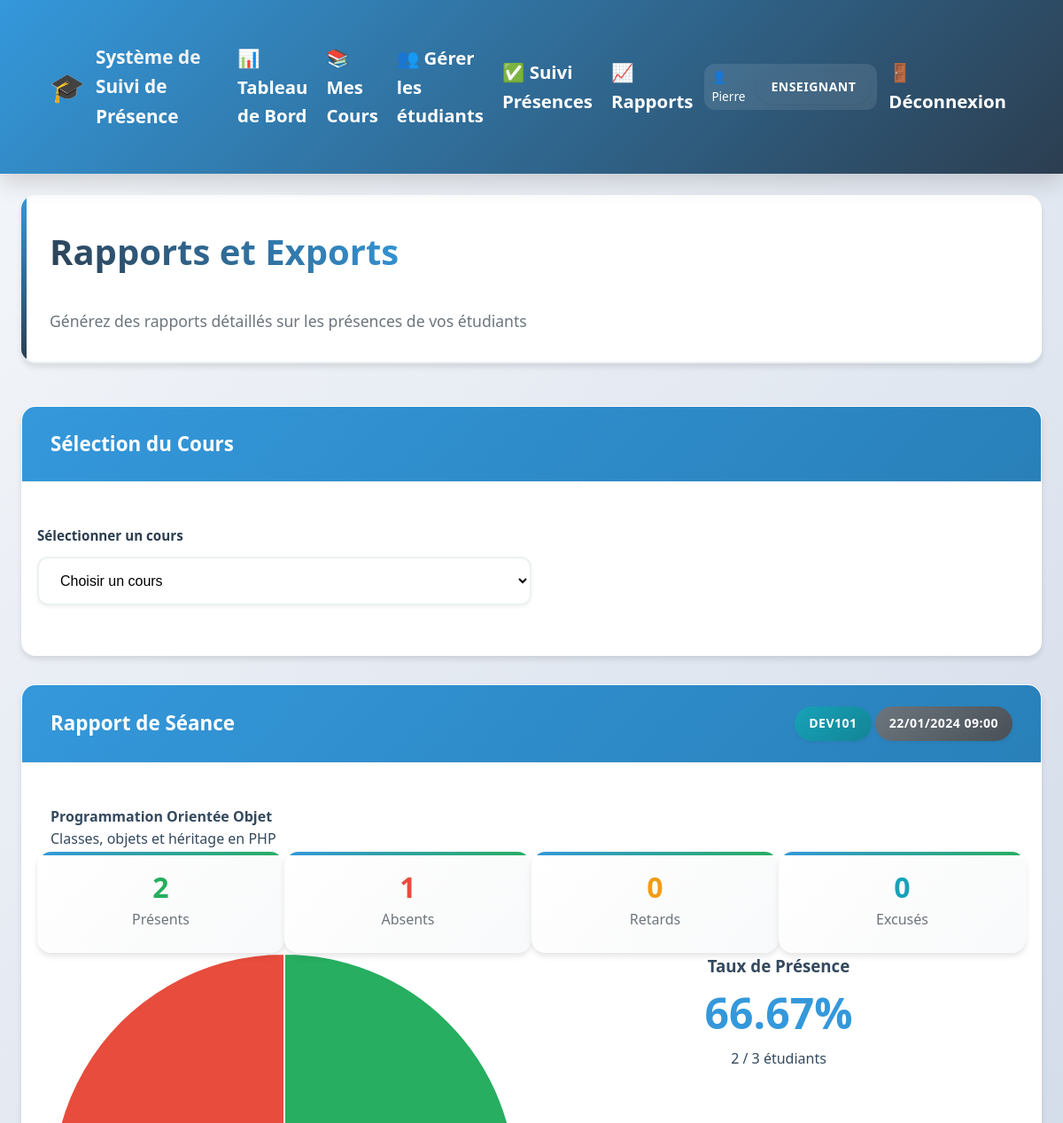
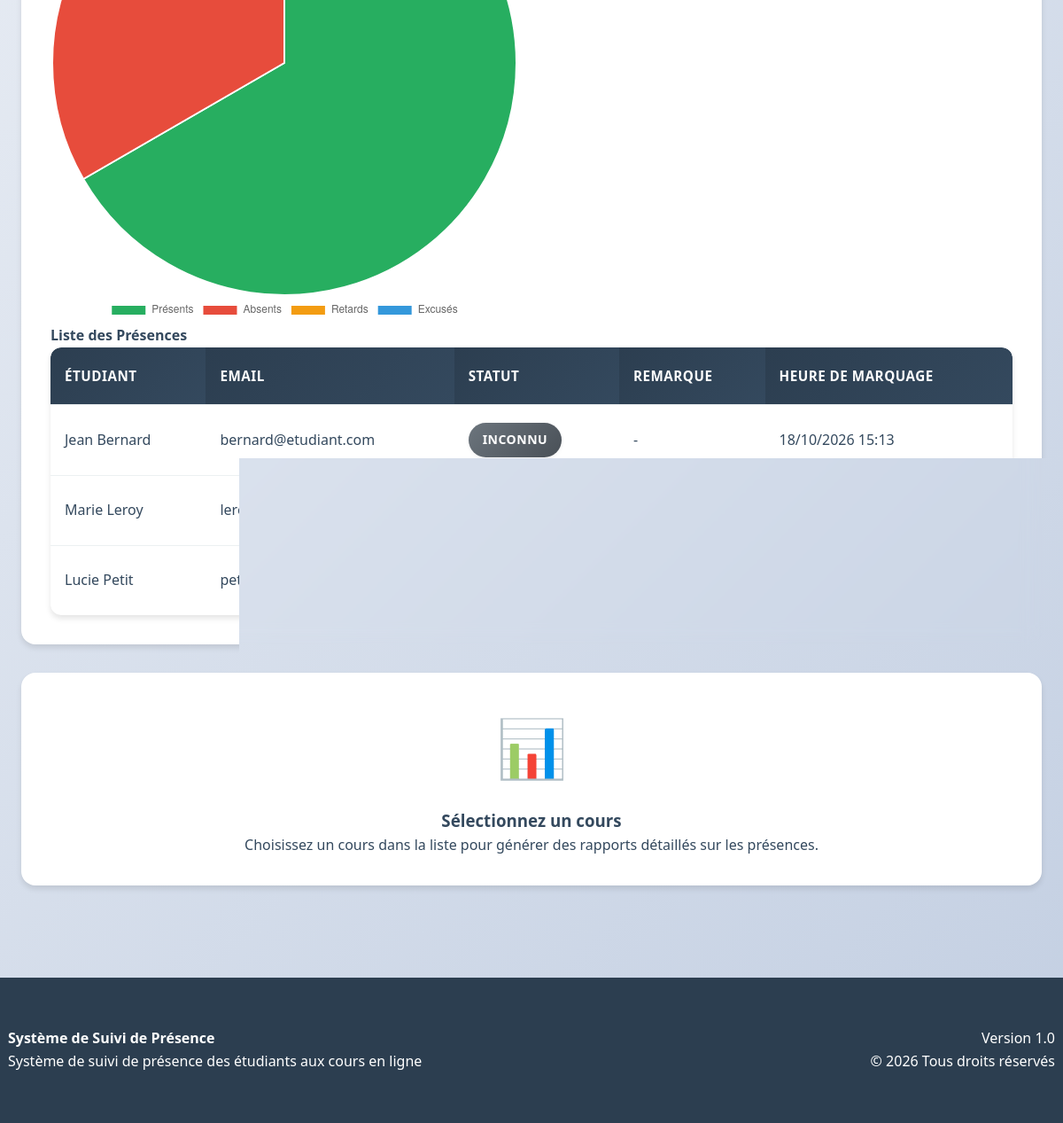
Screenshot of /enseignant/rapports.php?session_id=2 (signed in) with the database file from the repository (2 pictures, top to bottom).
### tables this page shows
CREATE TABLE sessions (
    id INT PRIMARY KEY AUTO_INCREMENT,
    course_id INT NOT NULL,
    titre VARCHAR(255) NOT NULL,
    description TEXT,
    date_session DATETIME NOT NULL,
    duree_minutes INT DEFAULT 60,
    created_at TIMESTAMP DEFAULT CURRENT_TIMESTAMP,
    updated_at TIMESTAMP DEFAULT CURRENT_TIMESTAMP ON UPDATE CURRENT_TIMESTAMP,
    FOREIGN KEY (course_id) REFERENCES courses(id) ON DELETE CASCADE
);

CREATE TABLE courses (
    id INT PRIMARY KEY AUTO_INCREMENT,
    code VARCHAR(20) UNIQUE NOT NULL,
    titre VARCHAR(255) NOT NULL,
    description TEXT,
    enseignant_id INT NOT NULL,
    date_debut DATE,
    date_fin DATE,
    created_at TIMESTAMP DEFAULT CURRENT_TIMESTAMP,
    updated_at TIMESTAMP DEFAULT CURRENT_TIMESTAMP ON UPDATE CURRENT_TIMESTAMP,
    FOREIGN KEY (enseignant_id) REFERENCES users(id) ON DELETE CASCADE
);

CREATE TABLE attendance (
    id INT PRIMARY KEY AUTO_INCREMENT,
    session_id INT NOT NULL,
    student_id INT NOT NULL,
    statut ENUM('present', 'absent', 'retard', 'excusé') DEFAULT 'absent',
    date_marquage TIMESTAMP DEFAULT CURRENT_TIMESTAMP,
    remarque TEXT,
    marked_by INT,
    UNIQUE KEY unique_attendance (session_id, student_id),
    FOREIGN KEY (session_id) REFERENCES sessions(id) ON DELETE CASCADE,
    FOREIGN KEY (student_id) REFERENCES users(id) ON DELETE CASCADE,
    FOREIGN KEY (marked_by) REFERENCES users(id) ON DELETE SET NULL
);

CREATE TABLE users (
    id INT PRIMARY KEY AUTO_INCREMENT,
    username VARCHAR(50) UNIQUE NOT NULL,
    email VARCHAR(100) UNIQUE NOT NULL,
    password VARCHAR(255) NOT NULL,
    role ENUM('admin', 'enseignant', 'etudiant') NOT NULL,
    nom VARCHAR(100) NOT NULL,
    prenom VARCHAR(100) NOT NULL,
    date_naissance DATE,
    telephone VARCHAR(20),
    created_at TIMESTAMP DEFAULT CURRENT_TIMESTAMP,
    updated_at TIMESTAMP DEFAULT CURRENT_TIMESTAMP ON UPDATE CURRENT_TIMESTAMP,
    is_active BOOLEAN DEFAULT TRUE
);

### enseignant/rapports.php (the view, shortened to what this page needs)
<?php
require_once '../includes/config.php';
require_once '../includes/functions.php';
$enseignant_id = $_SESSION['user_id'];
$course_id = $_GET['course_id'] ?? '';
$session_id = $_GET['session_id'] ?? '';
try {
    global $pdo;
    $report_data = [];
    $session_info = null;
    if ($session_id) {
        $sql = "SELECT s.*, c.titre as course_titre, c.code as course_code
                FROM sessions s
                JOIN courses c ON s.course_id = c.id
                WHERE s.id = ? AND c.enseignant_id = ?";
        $stmt = $pdo->prepare($sql);
        $stmt->execute([$session_id, $enseignant_id]);
        $session_info = $stmt->fetch();
        if ($session_info) {
            $sql = "SELECT a.*, u.nom, u.prenom, u.email
                    FROM attendance a
                    JOIN users u ON a.student_id = u.id
                    WHERE a.session_id = ?
                    ORDER BY u.nom, u.prenom";
            $stmt = $pdo->prepare($sql);
            $stmt->execute([$session_id]);
            $report_data['session_attendance'] = $stmt->fetchAll();
            $stats = [
                'present' => 0,
                'absent' => 0,
                'retard' => 0,
                'excusé' => 0
            ];
            foreach ($report_data['session_attendance'] as $att) {
                $stats[$att['statut']]++;
            }
            $report_data['session_stats'] = $stats;
        }
    }
} catch (PDOException $e) {
    error_log("Erreur rapports enseignant: " . $e->getMessage());
    $error = "Une erreur est survenue lors du chargement des données.";
}
?>
<!DOCTYPE html>
<html lang="fr">
<head>
    <link rel="stylesheet" href="../assets/css/style.css">
    <link rel="stylesheet" href="../assets/css/dashboard.css">
</head>
<body>
    <?php include '../includes/header.php'; ?>
    <div class="container">
        <div class="page-header">
            <h1>Rapports et Exports</h1>
            <p>Générez des rapports détaillés sur les présences de vos étudiants</p>
        </div>
        <div class="card">
            <div class="card-header">
                <h3>Sélection du Cours</h3>
            </div>
            <div class="card-body">
                <form method="GET" action="" class="row">
                    <div class="col-6">
                        <div class="form-group">
                            <label class="form-label">Sélectionner un cours</label>
                            <select name="course_id" class="form-select" onchange="this.form.submit()">
                                <option value="">Choisir un cours</option>
                            </select>
                        </div>
                    </div>
                </form>
            </div>
        </div>
        <?php if ($session_id && $session_info): ?>
            <div class="card">
                <div class="card-header">
                    <h3>Rapport de Séance</h3>
                    <div>
                        <span class="badge badge-info"><?php echo $session_info['course_code']; ?></span>
                        <span class="badge badge-secondary"><?php echo formatDate($session_info['date_session']); ?></span>
                    </div>
                </div>
                <div class="card-body">
                    <div class="session-info mb-4">
                        <h4><?php echo $session_info['titre']; ?></h4>
                        <?php if ($session_info['description']): ?>
                            <p class="text-muted"><?php echo $session_info['description']; ?></p>
                        <?php endif; ?>
                    </div>
                    <div class="row text-center mb-4">
                        <div class="col-3">
                            <div class="stat-card mini">
                                <div class="stat-info">
                                    <h3 style="color: var(--success-color);"><?php echo $report_data['session_stats']['present']; ?></h3>
                                    <p>Présents</p>
                                </div>
                            </div>
                        </div>
                        <div class="col-3">
                            <div class="stat-card mini">
                                <div class="stat-info">
                                    <h3 style="color: var(--danger-color);"><?php echo $report_data['session_stats']['absent']; ?></h3>
                                    <p>Absents</p>
                                </div>
                            </div>
                        </div>
                        <div class="col-3">
                            <div class="stat-card mini">
                                <div class="stat-info">
                                    <h3 style="color: var(--warning-color);"><?php echo $report_data['session_stats']['retard']; ?></h3>
                                    <p>Retards</p>
                                </div>
                            </div>
                        </div>
                        <div class="col-3">
                            <div class="stat-card mini">
                                <div class="stat-info">
                                    <h3 style="color: var(--info-color);"><?php echo $report_data['session_stats']['excusé']; ?></h3>
                                    <p>Excusés</p>
                                </div>
                            </div>
                        </div>
                    </div>
                    <div class="row mb-4">
                        <div class="col-6">
                            <canvas id="sessionAttendanceChart" width="300" height="200"></canvas>
                        </div>
                        <div class="col-6">
                            <?php
                            $total_etudiants = count($report_data['session_attendance']);
                            $taux_presence_seance = calculatePercentage(
                                $report_data['session_stats']['present'] + $report_data['session_stats']['retard'] + $report_data['session_stats']['excusé'],
                                $total_etudiants
                            );
                            ?>
                            <div class="text-center">
                                <h3>Taux de Présence</h3>
                                <div style="font-size: 3rem; color: var(--primary-color); font-weight: bold;">
                                    <?php echo $taux_presence_seance; ?>%
                                </div>
                                <p class="text-muted">
                                    <?php echo $report_data['session_stats']['present'] + $report_data['session_stats']['retard'] + $report_data['session_stats']['excusé']; ?>
                                    / <?php echo $total_etudiants ?> étudiants
                                </p>
                            </div>
                        </div>
                    </div>
                    <h4>Liste des Présences</h4>
                    <div class="table-responsive">
                        <table class="table">
                            <thead>
                                <tr>
                                    <th>Étudiant</th>
                                    <th>Email</th>
                                    <th>Statut</th>
                                    <th>Remarque</th>
                                    <th>Heure de marquage</th>
                                </tr>
                            </thead>
                            <tbody>
                                <?php foreach ($report_data['session_attendance'] as $attendance): ?>
                                    <tr>
                                        <td><?php echo $attendance['prenom'] . ' ' . $attendance['nom']; ?></td>
                                        <td><?php echo $attendance['email']; ?></td>
                                        <td><?php echo getAttendanceStatusBadge($attendance['statut']); ?></td>
                                        <td><?php echo $attendance['remarque'] ?: '-'; ?></td>
                                        <td><?php echo formatDate($attendance['date_marquage']); ?></td>
                                    </tr>
                                <?php endforeach; ?>
                            </tbody>
                        </table>
                    </div>
                </div>
            </div>
        <?php endif; ?>
        <?php if (empty($course_id)): ?>
            <div class="card">
                <div class="card-body text-center py-5">
                    <div style="font-size: 4rem; margin-bottom: 1rem;">📊</div>
                    <h3>Sélectionnez un cours</h3>
                    <p class="text-muted">Choisissez un cours dans la liste pour générer des rapports détaillés sur les présences.</p>
                </div>
            </div>
        <?php endif; ?>
    </div>
    <?php include '../includes/footer.php'; ?>
    <script>
        // Graphique des taux de présence par séance
        <?php if (isset($report_data['session_rates'])): ?>
            const sessionRatesCtx = document.getElementById('sessionRatesChart').getContext('2d');
            const sessionRatesChart = new Chart(sessionRatesCtx, {
                type: 'bar',
                data: {
                    labels: <?php echo json_encode(array_map(function($s) {
                        return formatDate($s['date_session'], 'd/m');
                    }, $report_data['session_rates'])); ?>,
                    datasets: [{
                        label: 'Taux de présence (%)',
                        data: <?php echo json_encode(array_column($report_data['session_rates'], 'taux_presence')); ?>,
                        backgroundColor: '#3498db',
                        borderColor: '#2980b9',
                        borderWidth: 1
                    }]
                },
                options: {
                    responsive: true,
                    scales: {
                        y: {
                            beginAtZero: true,
                            max: 100,
                            title: {
                                display: true,
                                text: 'Taux de présence (%)'
                            }
                        },
                        x: {
                            title: {
                                display: true,
                                text: 'Séances'
                            }
                        }
                    }
                }
            });
        <?php endif; ?>
        // Graphique de répartition des étudiants
        <?php if (isset($assidus, $reguliers, $absentéistes)): ?>
            const studentDistributionCtx = document.getElementById('studentDistributionChart').getContext('2d');
            const studentDistributionChart = new Chart(studentDistributionCtx, {
                type: 'doughnut',
                data: {
                    labels: ['Assidus', 'Réguliers', 'Absentéistes'],
                    datasets: [{
                        data: [<?php echo $assidus; ?>, <?php echo $reguliers; ?>, <?php echo $absentéistes; ?>],
                        backgroundColor: [
                            '#27ae60',
                            '#f39c12',
                            '#e74c3c'
                        ]
                    }]
                },
                options: {
                    responsive: true,
                    plugins: {
                        legend: {
                            position: 'bottom'
                        }
                    }
                }
            });
        <?php endif; ?>
        // Graphique des présences pour une séance
        <?php if (isset($report_data['session_stats'])): ?>
            const sessionAttendanceCtx = document.getElementById('sessionAttendanceChart').getContext('2d');
            const sessionAttendanceChart = new Chart(sessionAttendanceCtx, {
                type: 'pie',
                data: {
                    labels: ['Présents', 'Absents', 'Retards', 'Excusés'],
                    datasets: [{
                        data: [
                            <?php echo $report_data['session_stats']['present']; ?>,
                            <?php echo $report_data['session_stats']['absent']; ?>,
                            <?php echo $report_data['session_stats']['retard']; ?>,
                            <?php echo $report_data['session_stats']['excusé']; ?>
                        ],
                        backgroundColor: [
                            '#27ae60',
                            '#e74c3c',
                            '#f39c12',
                            '#3498db'
                        ]
                    }]
                },
                options: {
                    responsive: true,
                    plugins: {
                        legend: {
                            position: 'bottom'
                        }
                    }
                }
            });
        <?php endif; ?>
    </script>
</body>
</html>

### includes/functions.php (shortened to what this page needs)
<?php
function formatDate($date, $format = 'd/m/Y H:i') {
    $datetime = new DateTime($date);
    return $datetime->format($format);
}
function calculatePercentage($part, $total) {
    return round(($part / $total) * 100, 2);
}
function getAttendanceStatusBadge($statut) {
    $badges = [
        'present' => '<span class="badge badge-success">Présent</span>',
        'absent' => '<span class="badge badge-danger">Absent</span>',
        'retard' => '<span class="badge badge-warning">Retard</span>',
        'excusé' => '<span class="badge badge-info">Excusé</span>'
    ];
    return $badges[$statut] ?? '<span class="badge badge-secondary">Inconnu</span>';
}
?>

### rows the page displays
sessions: course.code "DEV101", date_session "22/01/2024 09:00", titre "Programmation Orientée Objet", description "Classes, objets et héritage en PHP"
attendance: student.prenom "Jean", student.nom "Bernard", student.email "bernard@etudiant.com", statut "INCONNU", remarque "-", date_marquage "18/10/2026 15:13"
attendance: student.prenom "Marie", student.nom "Leroy", student.email "leroy@etudiant.com"
attendance: student.prenom "Lucie", student.nom "Petit", student.email "petit@etudiant.com"

### other values shown
APP_NAME "Système de Suivi de Présence"
$_SESSION['user_prenom'] "Pierre"
$userRole "ENSEIGNANT"
$report_data['session_stats']['present'] "2"
$report_data['session_stats']['absent'] "1"
$report_data['session_stats']['retard'] "0"
$report_data['session_stats']['excusé'] "0"
$taux_presence_seance "66.67"
$total_etudiants "3"
APP_VERSION "1.0"
chart data {{ $report_data['session_stats']['present'] }} 2
chart data {{ $report_data['session_stats']['absent'] }} 1
chart data {{ $report_data['session_stats']['retard'] }} 0
chart data {{ $report_data['session_stats']['excusé'] }} 0
